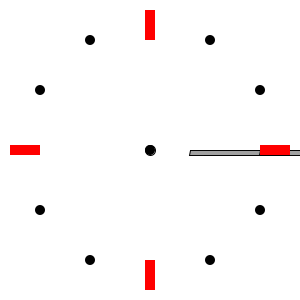
Frame 1 (no input)
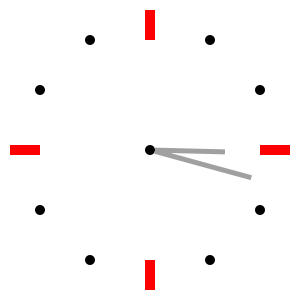
Frame 60 (the mouse pressed at the canvas centre just before this capture)
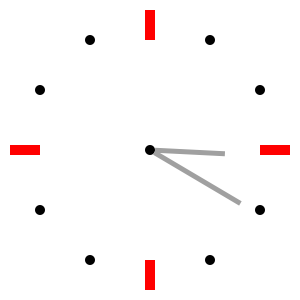
Frame 120 (the mouse held since frame 60 and released just before this capture)

The Processing sketch that drew these frames (run headless with seeded random() and noise(); from frame 60 on, the mouse is pressed at the canvas centre):

// Processing sketch: processing_38136
// ── processing_38136.pde

//Homework 4.2_Nested Loops & Transforms
//Created by Adrianne Blossom
//September 19, 2011

//Below is the coding for a nested loop that simulates the rotation of the hour and minute hands about a clock face.
//Bottom half of coding (rects and ellipses) is actually from an old sketch I attempted weeks ago but could not figure out how to get the clock hands to rotate.
//So it is coded the long way, but at least now I can get the rotation I had desired earlier.

void setup() {
  size(300, 300);
  smooth();
}

void draw() {
  background(255);

  pushMatrix(); //This transformation matrix controls the second hand on the clock. 

  translate(width/2, height/2);
  fill(0);
  ellipse(0, 0, 10, 10);

  rotate(frameCount * PI/6 * 0.0085); //Adjusts rotation direction & speed.
  translate(55, 0); //Controls distance from center of sketch.
  fill(160, 160, 160);
  rect(0, 0, 100, 5);

  popMatrix(); //End of first transformation matrix.


  pushMatrix(); //Start of second transformation matrix which controls the hour rotation.
  translate(width/2, height/2);

  rotate(frameCount * PI/6 * 0.0008); //Again, adjusts rotation direct & speed.
  translate(40, 0);
  fill(160, 160, 160);
  rect(0, 0, 70, 5);
  popMatrix(); //End of second transformation matrix.

  noStroke(); //The following mark the places of the 12 hours.
  fill(255, 0, 0);
  rectMode(CENTER);
  rect(width/2, 25, 10, 30);
  rect(width/2, 275, 10, 30);
  rect(25, height/2, 30, 10);
  rect(275, height/2, 30, 10);

  fill(0);
  ellipse(width/2+60, 40, 10, 10);
  ellipse(width/2+110, 90, 10, 10);
  ellipse(width/2-60, 40, 10, 10);
  ellipse(width/2-110, 90, 10, 10);


  ellipse(width/2+60, height-40, 10, 10);
  ellipse(width/2+110, height-90, 10, 10);
  ellipse(width/2-60, height-40, 10, 10);
  ellipse(width/2-110, height-90, 10, 10);
}
